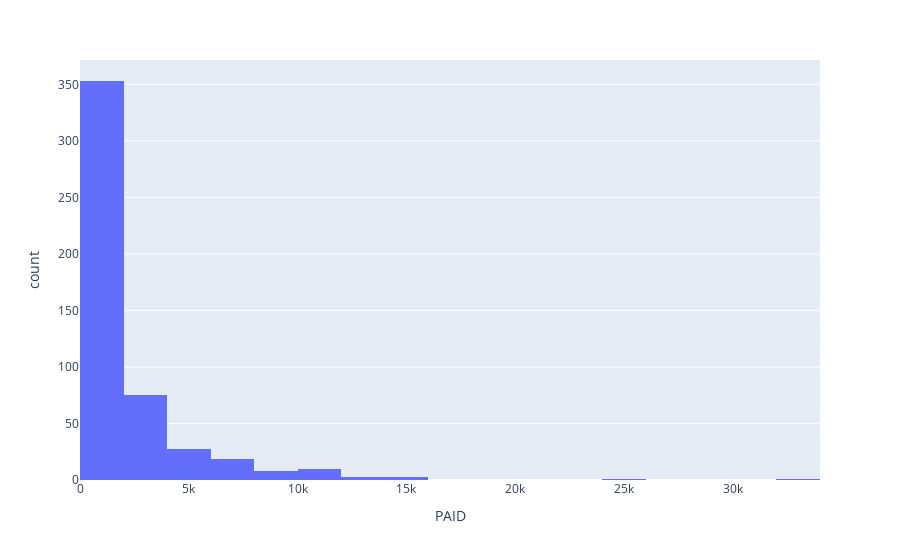

Notebook code cell kept with this figure:
### Markdown cell above
### Q8: Produce relevant visualizations of paid claims (PAID) and comment the shape, centre and spread of this distribution.

#### Create the plot(s) and write your answer in the code cell and markdown cells below respectively

- Compare your figure and response to the answer given in the ***MarkUs*** output

### Code cell


### Figure 1 — Plotly figure (JSON) as saved in the notebook; plotly's stock layout.template omitted (floating-point values rounded to 4 significant figures; data arrays with more than 128 entries replaced by an {"elided": "..."} marker saying what was removed)
{"data": [{"alignmentgroup": "True", "bingroup": "x", "hovertemplate": "PAID=%{x}<br>count=%{y}<extra></extra>", "legendgroup": "", "marker": {"color": "#636efa", "pattern": {"shape": ""}}, "name": "", "nbinsx": 20, "offsetgroup": "", "orientation": "v", "showlegend": false, "type": "histogram", "x": {"elided": "500 float values"}, "xaxis": "x", "yaxis": "y"}], "layout": {"barmode": "relative", "legend": {"tracegroupgap": 0}, "margin": {"t": 60}, "xaxis": {"anchor": "y", "domain": [0, 1], "title": {"text": "PAID"}}, "yaxis": {"anchor": "x", "domain": [0, 1], "title": {"text": "count"}}}}
